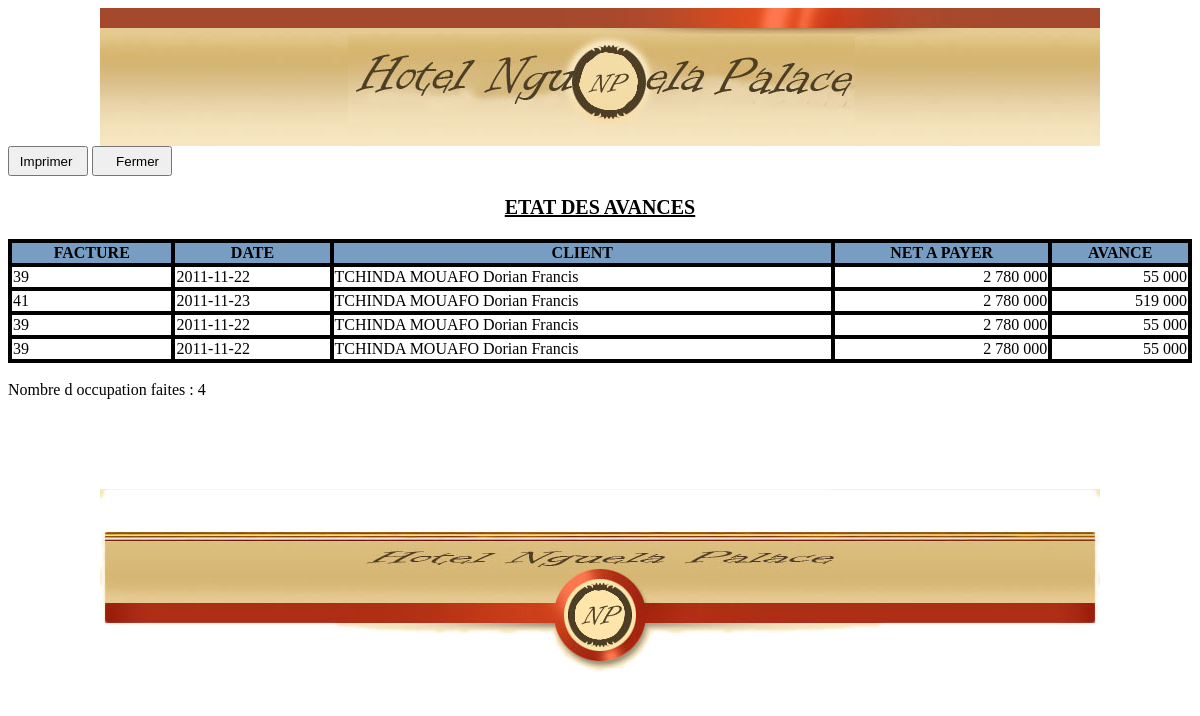
The page /etat/avances.php on the database its author committed.
### tables this page shows
CREATE TABLE IF NOT EXISTS `avance` (
  `ID_AVANCE` int(11) NOT NULL AUTO_INCREMENT,
  `NUMERO_FACTURE` int(255) NOT NULL,
  `MONTANT` int(255) NOT NULL,
  `DATE_OPERATION` date NOT NULL,
  PRIMARY KEY (`ID_AVANCE`)
);

CREATE TABLE IF NOT EXISTS `facture` (
  `NUMERO_FACTURE` int(2) NOT NULL AUTO_INCREMENT,
  `ID_CLIENT` int(2) NOT NULL,
  `DATE_REGLEMENT` date DEFAULT NULL,
  PRIMARY KEY (`NUMERO_FACTURE`),
  KEY `I_FK_FACTURE_CLIENT` (`ID_CLIENT`)
);

CREATE TABLE IF NOT EXISTS `reglement` (
  `ID_REGLEMENT` int(2) NOT NULL AUTO_INCREMENT,
  `CODE_TYPE_REGLEMENT` int(2) NOT NULL,
  `NUMERO_FACTURE` int(2) NOT NULL,
  `DATE_REGLEMENT` date DEFAULT NULL,
  `MONTANT_REGELEMENT` char(32) DEFAULT NULL,
  `MONTANT_REGLE` int(200) NOT NULL,
  PRIMARY KEY (`ID_REGLEMENT`),
  KEY `I_FK_REGLEMENT_TYPE_REGLEMENT` (`CODE_TYPE_REGLEMENT`),
  KEY `I_FK_REGLEMENT_FACTURE` (`NUMERO_FACTURE`)
);

### procedure_php/procedure_globale.php (called while the page is built, shortened)
<?php
 function Connexion(){
	$host_mysql='localhost';
	$user_mysql='root';
	$pass_mysql='';
	$bd_mysql='basehotel';
	$link=mysql_connect($host_mysql,$user_mysql,$pass_mysql);
	return $link;
}
function ResultatRequette($requette){
   	$link=Connexion();
	$result=mysql_query($requette,$link);
    while($resultat1=mysql_fetch_array($result)){
	   $resultat=$resultat1[info];
	}
	return stripslashes($resultat);
}
?>

### procedure_php/mysql_requette.php (called while the page is built, shortened)
<?php
function formatage3Pos($valeur){
	$valeur_retournee="";
	$longueur=strlen($valeur);
	switch ($longueur){
		case 5: $valeur_retournee=substr($valeur,0,2)." ".substr($valeur,2,3);
		break;
		case 6: $valeur_retournee=substr($valeur,0,3)." ".substr($valeur,3,3);
		break;
		case 7: $valeur_retournee=substr($valeur,0,1)." ".substr($valeur,1,3)." ".substr($valeur,4,3);
		break;
	}
	return $valeur_retournee;
}
?>
<?php
function recupere_date_for_avance($numfacture){
return ResultatRequette("SELECT DATE_REGLEMENT as info from facture where NUMERO_FACTURE='$numfacture'");
}
function recupere_montant_reglement_for_avance($numfacture){
return ResultatRequette("SELECT MONTANT_REGELEMENT as info from reglement where NUMERO_FACTURE='$numfacture'");
}
function retour_nomprenom_savance($idpers){
return ResultatRequette("select concat(NOM_CLIENT,'  ',PRENOM_CLIENT) as info from personne_physique where ID_CLIENT='$idpers'");
}
function recupere_total_montant_affiche($numfacture){
return ResultatRequette("SELECT sum(MONTANT)  as info from avance where NUMERO_FACTURE='$numfacture'");
}
?>

### etat/avances.php (the view, shortened to what this page needs)
<!DOCTYPE html PUBLIC "-//W3C//DTD XHTML 1.0 Transitional//EN" "http://www.w3.org/TR/xhtml1/DTD/xhtml1-transitional.dtd">
<html xmlns="http://www.w3.org/1999/xhtml" xml:lang="en" lang="en">
<head>
    <link rel="stylesheet" href="../procedure_css/imp_style.css" type="text/css" media="screen" />
	<link rel="stylesheet" href="../procedure_css/impression.css" type="text/css" media="print" />
</head>
<body>
<center><img src="../images/top_bg.JPG"/></center>
<form>
<input type="submit" style="width:80px; height:30px"  name="btn"  class="btn1"  value=" Imprimer  " onclick="window.print();"/>
<input type="submit" style="width:80px; height:30px"  name="btn"  class="btn2" value="   Fermer" onclick="window.close();"/>
</form>
<p>Etat des Avances<p>
									  <?php
									    require_once('../procedure_php/procedure_globale.php');
										require_once('../procedure_php/mysql_requette.php');
										$link=Connexion();
										print "<table class='etat_table' border:1 width='100%' style='border:1px solid black'>";
										print " <th class='entete_tableau' style='border:1px solid black'>";
										print " <strong> Facture  </strong>";
	           							print " </th>";
										print " <th class='entete_tableau' style='border:1px solid black' >";
										print " <strong> Date </strong>";
	           							print " </th>";
										print " <th class='entete_tableau' style='border:1px solid black'>";
										print " <strong> Client </strong>";
	           							print " </th>";
										print " <th class='entete_tableau' style='border:1px solid black'>";
										print " <strong> Net a payer </strong>";
	           							print " </th>";
										print " <th class='entete_tableau' style='border:1px solid black'>";
										print " <strong> Avance </strong>";
	           							print " </th>";
										$requete="select * from avance";
										$result=mysql_query($requete, $link);
										$i=0;
										while($lecture=mysql_fetch_array($result))
										{  extract($lecture);
										    $num_facture=$lecture[NUMERO_FACTURE];
										    $dateemissionfacture=recupere_date_for_avance($num_facture);
										     $id_client=recupere_id_for_avance($num_facture);
											 $montant_reglement=recupere_montant_reglement_for_avance($num_facture);
											 $somme_des_versements=recupere_total_montant_affiche($num_facture);
											 $reste_montant_payementbon=$montant_reglement-$somme_des_versements;
													$i++;
													if ($i%2==1) print " <tr class='ligne_impaire' style='border:1px solid black'>";
													else print " <tr class='ligne_paire' style='border:1px solid black'>";
													print " <td style='border:1px solid black'>".stripslashes($lecture[NUMERO_FACTURE])." </a></td>";
													print " <td style='border:1px solid black'>".($dateemissionfacture)."</td>";
													print " <td style='border:1px solid black'>".(retour_nomprenom_savance($id_client))."</td>";
													print " <td style='text-align:right; border:1px solid black' >".formatage3Pos($montant_reglement)."</td>";
													print " <td style='text-align:right; border:1px solid black'  >".formatage3Pos($reste_montant_payementbon)."</td>";
													print " </tr>";
										}
										print "</table>";
										print "<br/>";
										print "Nombre d occupation faites : ".$i ."<br/><br/><br/>";
									 ?>
</body>
</html></br></br></br>
<center><img src="../images/footer.JPG"/></center>

### procedure_css/imp_style.css (style rules this page uses)
p { text-align:center; font-family: "Times New Roman", Georgia, serif; font-size: 20px; font-weight: bold; text-decoration: underline; text-transform: uppercase; }
.entete_tableau { background-color:#789DC2; text-transform: uppercase; font-weight: bold; font-size: 16px; }
.ligne_impaire,.ligne_paire { background-color:white; }
.etat_table { background-color:black; }

### procedure_css/impression.css (style rules this page uses)
p { text-align:center; font-family: "Times New Roman", Georgia, serif; font-size: 20px; font-weight: bold; text-decoration: underline; text-transform: uppercase; }
.entete_tableau { background-color:#CCCCCC; text-transform: uppercase; font-weight: bold; font-size: 16px; }
.ligne_impaire,.ligne_paire { background-color:white; }
.btn1,.btn2 { display:none; }
.etat_table { background-color:black; }

### rows shown on the page
avance: NUMERO_FACTURE "39", NUMERO_FACTURE.DATE_REGLEMENT "2011-11-22", id_client "TCHINDA MOUAFO Dorian Francis", NUMERO_FACTURE.MONTANT_REGELEMENT "2 780 000", reste_montant_payementbon "55 000"
avance: NUMERO_FACTURE "41", NUMERO_FACTURE.DATE_REGLEMENT "2011-11-23", id_client "TCHINDA MOUAFO Dorian Francis", NUMERO_FACTURE.MONTANT_REGELEMENT "2 780 000", reste_montant_payementbon "519 000"
avance: NUMERO_FACTURE "39", NUMERO_FACTURE.DATE_REGLEMENT "2011-11-22", id_client "TCHINDA MOUAFO Dorian Francis", NUMERO_FACTURE.MONTANT_REGELEMENT "2 780 000", reste_montant_payementbon "55 000"
avance: NUMERO_FACTURE "39", NUMERO_FACTURE.DATE_REGLEMENT "2011-11-22", id_client "TCHINDA MOUAFO Dorian Francis", NUMERO_FACTURE.MONTANT_REGELEMENT "2 780 000", reste_montant_payementbon "55 000"

### other values the page prints
$i "4"
